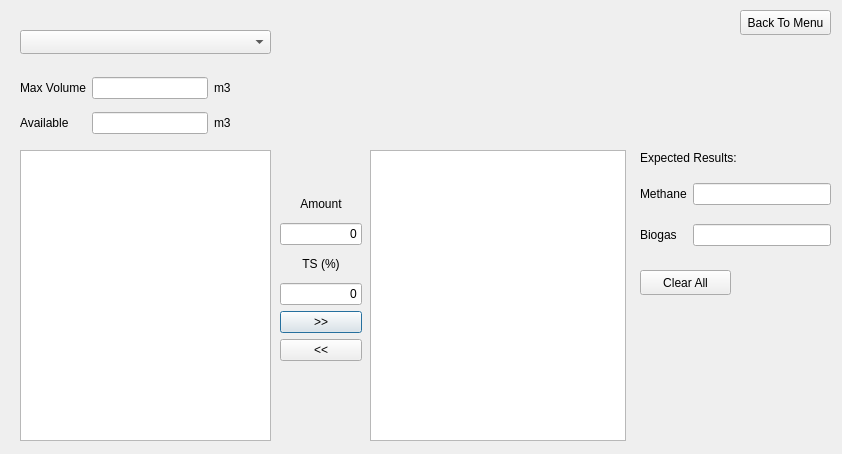
<?xml version="1.0" encoding="UTF-8"?>
<ui version="4.0">
 <class>BiogasCalculator</class>
 <widget class="QDialog" name="BiogasCalculator">
  <property name="geometry">
   <rect>
    <x>0</x>
    <y>0</y>
    <width>842</width>
    <height>454</height>
   </rect>
  </property>
  <property name="minimumSize">
   <size>
    <width>842</width>
    <height>454</height>
   </size>
  </property>
  <property name="maximumSize">
   <size>
    <width>842</width>
    <height>454</height>
   </size>
  </property>
  <property name="windowTitle">
   <string>AgriBiogas</string>
  </property>
  <widget class="QTableView" name="tableView_available_substrates">
   <property name="geometry">
    <rect>
     <x>20</x>
     <y>150</y>
     <width>251</width>
     <height>291</height>
    </rect>
   </property>
  </widget>
  <widget class="QComboBox" name="comboBox_pick_plant">
   <property name="geometry">
    <rect>
     <x>20</x>
     <y>30</y>
     <width>251</width>
     <height>24</height>
    </rect>
   </property>
  </widget>
  <widget class="QWidget" name="gridLayoutWidget">
   <property name="geometry">
    <rect>
     <x>20</x>
     <y>70</y>
     <width>211</width>
     <height>71</height>
    </rect>
   </property>
   <layout class="QGridLayout" name="gridLayout">
    <item row="1" column="0">
     <widget class="QLabel" name="label_2">
      <property name="text">
       <string>Available</string>
      </property>
     </widget>
    </item>
    <item row="0" column="0">
     <widget class="QLabel" name="label">
      <property name="text">
       <string>Max Volume</string>
      </property>
     </widget>
    </item>
    <item row="1" column="1">
     <widget class="QLineEdit" name="lineEdit_available_volume">
      <property name="alignment">
       <set>Qt::AlignRight|Qt::AlignTrailing|Qt::AlignVCenter</set>
      </property>
      <property name="readOnly">
       <bool>true</bool>
      </property>
     </widget>
    </item>
    <item row="1" column="2">
     <widget class="QLabel" name="label_8">
      <property name="text">
       <string>m3</string>
      </property>
     </widget>
    </item>
    <item row="0" column="1">
     <widget class="QLineEdit" name="lineEdit_max_volume">
      <property name="alignment">
       <set>Qt::AlignRight|Qt::AlignTrailing|Qt::AlignVCenter</set>
      </property>
      <property name="readOnly">
       <bool>true</bool>
      </property>
     </widget>
    </item>
    <item row="0" column="2">
     <widget class="QLabel" name="label_7">
      <property name="text">
       <string>m3</string>
      </property>
     </widget>
    </item>
   </layout>
  </widget>
  <widget class="QWidget" name="verticalLayoutWidget">
   <property name="geometry">
    <rect>
     <x>280</x>
     <y>190</y>
     <width>82</width>
     <height>171</height>
    </rect>
   </property>
   <layout class="QVBoxLayout" name="verticalLayout">
    <item>
     <widget class="QLabel" name="label_6">
      <property name="text">
       <string>Amount</string>
      </property>
      <property name="alignment">
       <set>Qt::AlignCenter</set>
      </property>
     </widget>
    </item>
    <item>
     <widget class="QLineEdit" name="lineEdit_substrate_amount">
      <property name="text">
       <string>0</string>
      </property>
      <property name="alignment">
       <set>Qt::AlignRight|Qt::AlignTrailing|Qt::AlignVCenter</set>
      </property>
     </widget>
    </item>
    <item>
     <widget class="QLabel" name="label_9">
      <property name="text">
       <string>TS (%)</string>
      </property>
      <property name="alignment">
       <set>Qt::AlignCenter</set>
      </property>
     </widget>
    </item>
    <item>
     <widget class="QLineEdit" name="lineEdit_TS">
      <property name="text">
       <string>0</string>
      </property>
      <property name="alignment">
       <set>Qt::AlignRight|Qt::AlignTrailing|Qt::AlignVCenter</set>
      </property>
     </widget>
    </item>
    <item>
     <widget class="QPushButton" name="pushButton_select_substrate">
      <property name="text">
       <string>&gt;&gt;</string>
      </property>
     </widget>
    </item>
    <item>
     <widget class="QPushButton" name="pushButton_remove_substrate">
      <property name="text">
       <string>&lt;&lt;</string>
      </property>
     </widget>
    </item>
   </layout>
  </widget>
  <widget class="QTableView" name="tableView_chosen_substrates">
   <property name="geometry">
    <rect>
     <x>370</x>
     <y>150</y>
     <width>256</width>
     <height>291</height>
    </rect>
   </property>
  </widget>
  <widget class="QPushButton" name="pushButton_menu">
   <property name="geometry">
    <rect>
     <x>740</x>
     <y>10</y>
     <width>91</width>
     <height>25</height>
    </rect>
   </property>
   <property name="text">
    <string>Back To Menu</string>
   </property>
  </widget>
  <widget class="QWidget" name="gridLayoutWidget_2">
   <property name="geometry">
    <rect>
     <x>640</x>
     <y>170</y>
     <width>191</width>
     <height>91</height>
    </rect>
   </property>
   <layout class="QGridLayout" name="gridLayout_2">
    <item row="0" column="0">
     <widget class="QLabel" name="label_3">
      <property name="text">
       <string>Methane</string>
      </property>
     </widget>
    </item>
    <item row="1" column="1">
     <widget class="QLineEdit" name="lineEdit_biogas_expected">
      <property name="alignment">
       <set>Qt::AlignRight|Qt::AlignTrailing|Qt::AlignVCenter</set>
      </property>
      <property name="readOnly">
       <bool>true</bool>
      </property>
     </widget>
    </item>
    <item row="1" column="0">
     <widget class="QLabel" name="label_4">
      <property name="text">
       <string>Biogas</string>
      </property>
     </widget>
    </item>
    <item row="0" column="1">
     <widget class="QLineEdit" name="lineEdit_methane_expected">
      <property name="alignment">
       <set>Qt::AlignRight|Qt::AlignTrailing|Qt::AlignVCenter</set>
      </property>
      <property name="readOnly">
       <bool>true</bool>
      </property>
     </widget>
    </item>
   </layout>
  </widget>
  <widget class="QLabel" name="label_5">
   <property name="geometry">
    <rect>
     <x>640</x>
     <y>150</y>
     <width>111</width>
     <height>16</height>
    </rect>
   </property>
   <property name="text">
    <string>Expected Results:</string>
   </property>
  </widget>
  <widget class="QPushButton" name="pushButton_clear_all">
   <property name="geometry">
    <rect>
     <x>640</x>
     <y>270</y>
     <width>91</width>
     <height>25</height>
    </rect>
   </property>
   <property name="text">
    <string>Clear All</string>
   </property>
  </widget>
 </widget>
 <resources/>
 <connections/>
</ui>
